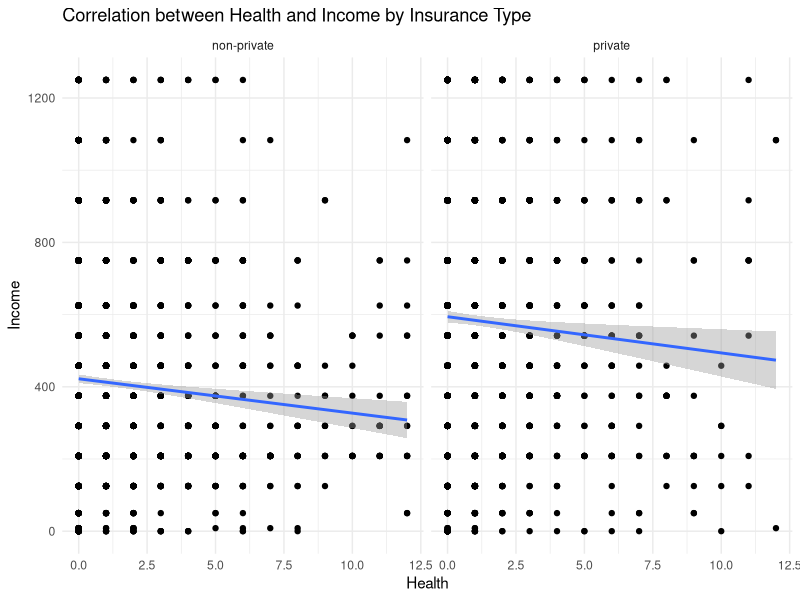
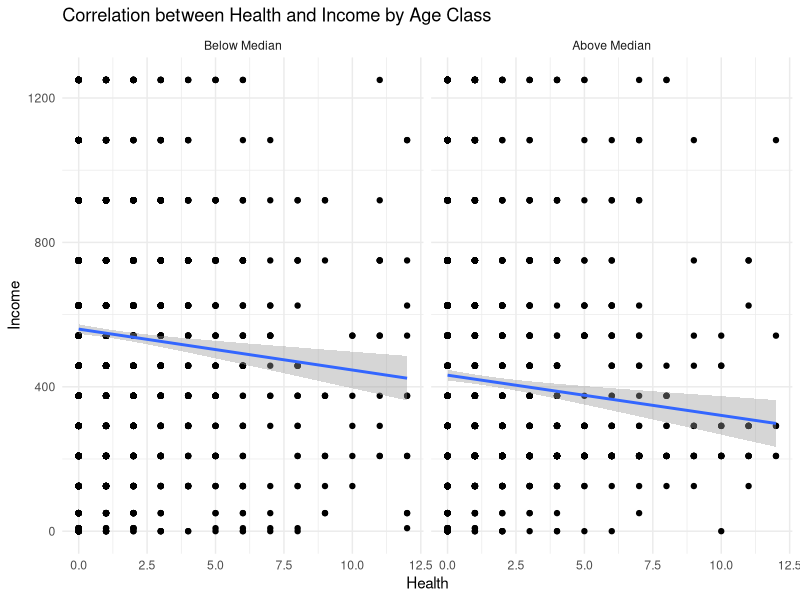
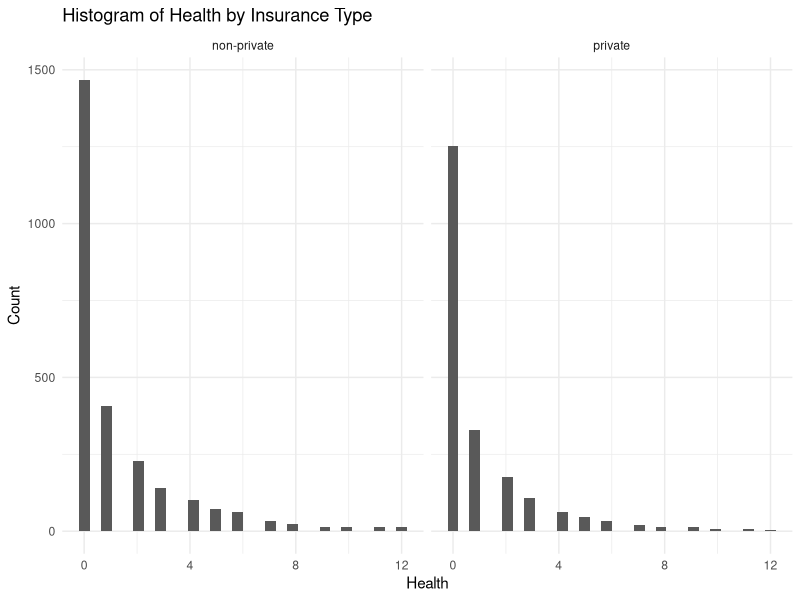

Write the R code that produced these figures, in order.
## ---- chunk 1
knitr::opts_chunk$set(echo = TRUE, message = FALSE, warning = FALSE)
library(dplyr)
library(ggplot2)
## ---- chunk 2
data <- read.csv("Assignment1.csv")
summary(data)
## ---- chunk 3
skimr::skim(data)
## ---- chunk 4
data <- data |> filter(!is.na(freepoor))
## ---- chunk 5
data <- data |> 
  mutate(
    reduced = case_when(
      reduced == "none" ~ "0",
      reduced == "entire period" ~ "14",
      TRUE ~ reduced  
    ),
    reduced = as.numeric(reduced)
  ) |>
  filter(reduced <= 14) |>
  filter(age_squared <= 12100)
## ---- chunk 6
data <- data |> mutate(monthly_income = (income * 10000) / 12)
## ---- chunk 7
mean(data$monthly_income, na.rm=TRUE)

var(data$monthly_income, na.rm=TRUE)

sd(data$monthly_income, na.rm=TRUE)
#sqrt(variance_monthly_income)
## ---- chunk 8
cor(data$monthly_income, data$health)
## ---- chunk 9
data_private <- data |> 
  select(health, monthly_income, private) |> 
  mutate(
    insurance_type = factor(
      ifelse(private == 1, "private", "non-private"), 
      levels = c("non-private", "private")
    )
  )

data_age <- data |> 
  select(health, monthly_income, age_squared) |> 
  mutate(
    age_class = factor(
      ifelse(age_squared > median(age_squared), "Above Median", "Below Median"),  
      levels = c("Below Median", "Above Median")
    )
  )
## ---- chunk 10
ggplot(data_private, aes(x=health, y=monthly_income)) + 
  geom_point() + 
  geom_smooth(method = "lm") + 
  facet_wrap(~ insurance_type) + 
  labs(
    title = "Correlation between Health and Income by Insurance Type",
    x = "Health",
    y = "Income"
  ) + 
  theme_minimal()

# For the visual correlation
cor_by_group1 <- data_private |>
  group_by(insurance_type) |>
  summarise(correlation = cor(monthly_income, health, use = "complete.obs"))

print(cor_by_group1)
## ---- chunk 11
ggplot(data_age, aes(x=health, y=monthly_income)) + 
  geom_point() +
  geom_smooth(method = "lm") + 
  facet_wrap(~ age_class) + 
  labs(
    title = "Correlation between Health and Income by Age Class",
    x = "Health",
    y = "Income"
  ) + 
  theme_minimal()

cor_by_group2 <- data_age |>
  group_by(age_class) |>
  summarise(correlation = cor(monthly_income, health, use = "complete.obs"))

print(cor_by_group2)
## ---- chunk 12
ggplot(data_private, aes(x=health)) + 
  geom_histogram() + 
  facet_wrap(~ insurance_type) + 
  labs(
    title = "Histogram of Health by Insurance Type",
    x = "Health",
    y = "Count"
  ) + 
  theme_minimal()
